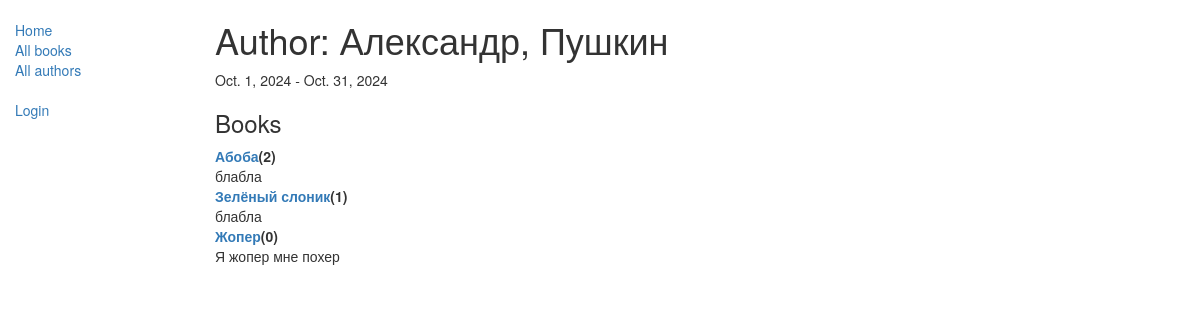
The app's page /catalog/author/1 with its own data.
### catalog/models.py (models this page shows, shortened)
class Author(models.Model):
    first_name = models.CharField(max_length=100)
    last_name = models.CharField(max_length=100)
    date_of_birth = models.DateField(null=True, blank=True)
    date_of_death = models.DateField('Died', null=True, blank=True)

class Book(models.Model):
    title = models.CharField(max_length=200)
    author = models.ForeignKey('Author', on_delete=models.SET_NULL, null=True)
    summary = models.TextField(max_length=1000, help_text="Enter a brief description of the book")
    isbn = models.CharField('ISBN', max_length=13, help_text='13 Character < a href = "https://www.isbn-international.org/content/what-isbn">ISBN number</a>')
    genre = models.ManyToManyField(Genre, help_text="Select a genre for this book")
    def __str__(self):
        return self.title
    def display_genre(self):
        return ', '.join([genre.name for genre in self.genre.all() [:3]])
    display_genre.short_description = 'Genre'

### catalog/views.py (the view)
# urls.py: url(r'^author/(?P<pk>\d+)$', views.AuthorDetailView.as_view(), name='author-detail'),
class AuthorDetailView(generic.DetailView):
    model = Author

### catalog/templates/catalog/author_detail.html (shortened to what this page needs)
{% extends "base_generic.html" %}
{% block content %}
<h1>Author: {{author.first_name}}, {{author.last_name}}</h1>
<p>{{author.date_of_birth}} - {{author.date_of_death}}</p>
  <h3>Books</h3>
<div class="author-admin-books">
  <dl>
    {% for book in author.book_set.all %}
    <dt><a href="{% url 'book-detail' book.pk %}">{{book}}</a>({{book.bookinstance_set.all.count}})</dt>
    <dd>{{book.summary}}</dd>
    {% empty %}
    <p>This author has no books.</p>
  {% endfor %}
</dl>
</div>
{% endblock %}

### records on screen
Author: first_name "Александр", last_name "Пушкин", date_of_birth "Oct. 1, 2024", date_of_death "Oct. 31, 2024"
Book: title "Абоба", bookinstance_set.all.count "2", summary "блабла"
Book: title "Зелёный слоник", bookinstance_set.all.count "1", summary "блабла"
Book: title "Жопер", bookinstance_set.all.count "0", summary "Я жопер мне похер"
